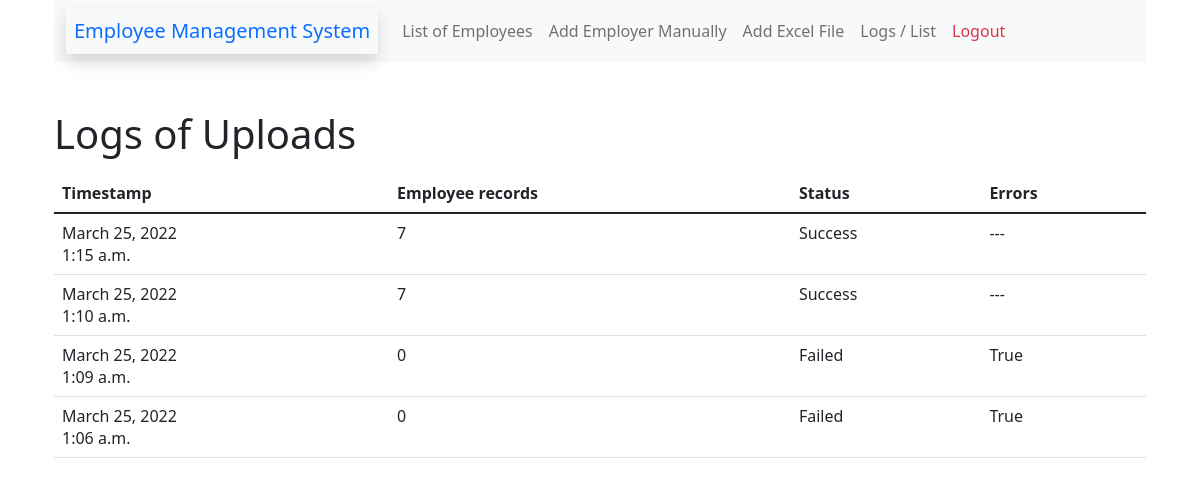
The page /logs (signed in) on the database as committed earlier.
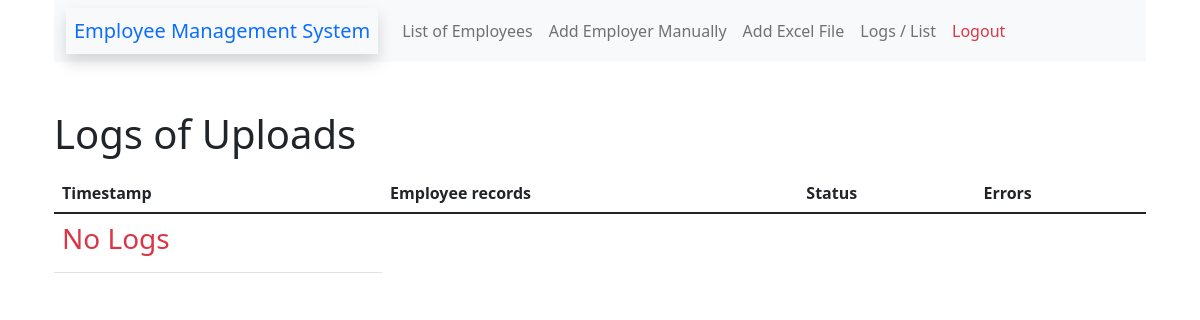
The same page on the database as committed later.
### EmployeeApp/models/logs_model.py (models this page shows, shortened)
class Log(models.Model):
    STATUS_SUCCESS = "Success"
    STATUS_FAILED  = "Failed"
    StatusChoice = [
        (STATUS_SUCCESS, STATUS_SUCCESS),
        (STATUS_FAILED, STATUS_FAILED)
    ]
    timestamps      = models.DateTimeField(auto_now=True)
    records         = models.IntegerField(default=0)
    status          = models.CharField(max_length=50, choices=StatusChoice)
    errors          = models.CharField(max_length=100, blank=True)
    class Meta:
        ordering = ['-id']

### EmployeeApp/views/general_views.py (the view)
# urls.py: path('logs', general_views.logs, name='logs'),
@login_required
def logs(request):
	logs = Log.objects.all()
	context={
		"logs":logs
	}
	return render(request, 'logs.html', context)

### EmployeeApp/templates/logs.html (shortened to what this page needs)
{% include 'head.html' %}
<div class='container'>
    {% include 'header.html' %}
    <table class="table container-fluid">
        <legend><h1>Logs of Uploads</h1></legend><br>
    <thead>
        <tr>
        <th scope="col">Timestamp</th>
        <th scope="col">Employee records</th>
        <th scope="col">Status</th>
        <th scope="col">Errors</th>
        </tr>
    </thead>
    <tbody>
        {% for log in logs %}
            <tr>
            <td scope="row">{{ log.timestamps.date}}<br> {{ log.timestamps.time}}</td>
            <td >{{ log.records }}</td>
            <td>{{ log.status }}</td>
            <td>
                {% if log.errors %}
                    {{log.errors}}
                {% else %}
                    ---
                {% endif %}
            </td>
            </tr>
            {% empty %}
                <td><h3 class="text-danger">No Logs</h3></td>
        {% endfor %}
    </tbody>
    </table>
</div>

Rows that differ between the two databases and show on the page:
removed Log: timestamps "March 25, 2022", timestamps.time "1:15 a.m.", records "7", status "Success"
removed Log: timestamps "March 25, 2022", timestamps.time "1:10 a.m.", records "7", status "Success"
removed Log: timestamps "March 25, 2022", timestamps.time "1:09 a.m.", records "0", status "Failed", errors "True"
removed Log: timestamps "March 25, 2022", timestamps.time "1:06 a.m.", records "0", status "Failed", errors "True"
Other text that changed with them:
text now shown: "No Logs"
